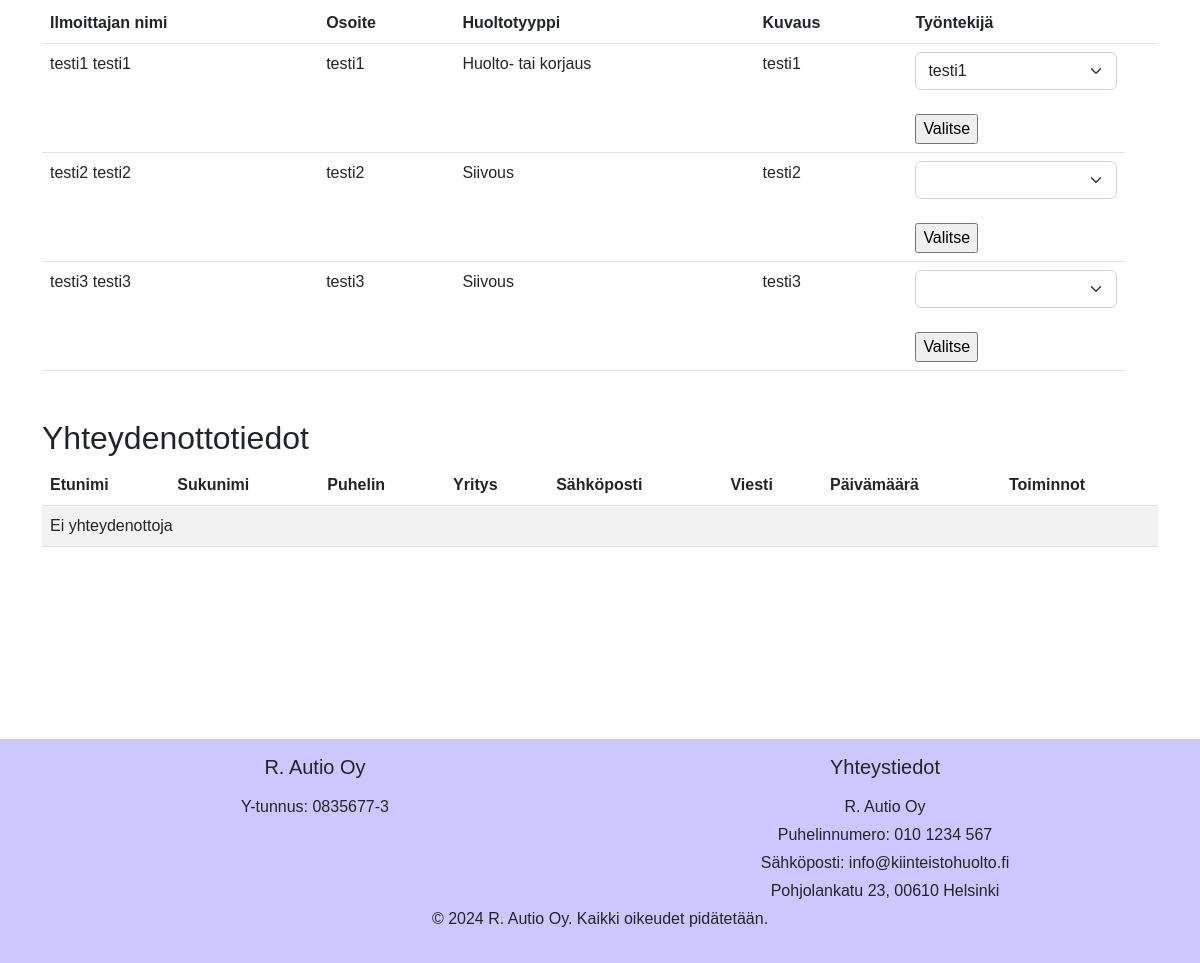
The page /isannoitsija.php (lower part) on the database as committed earlier.
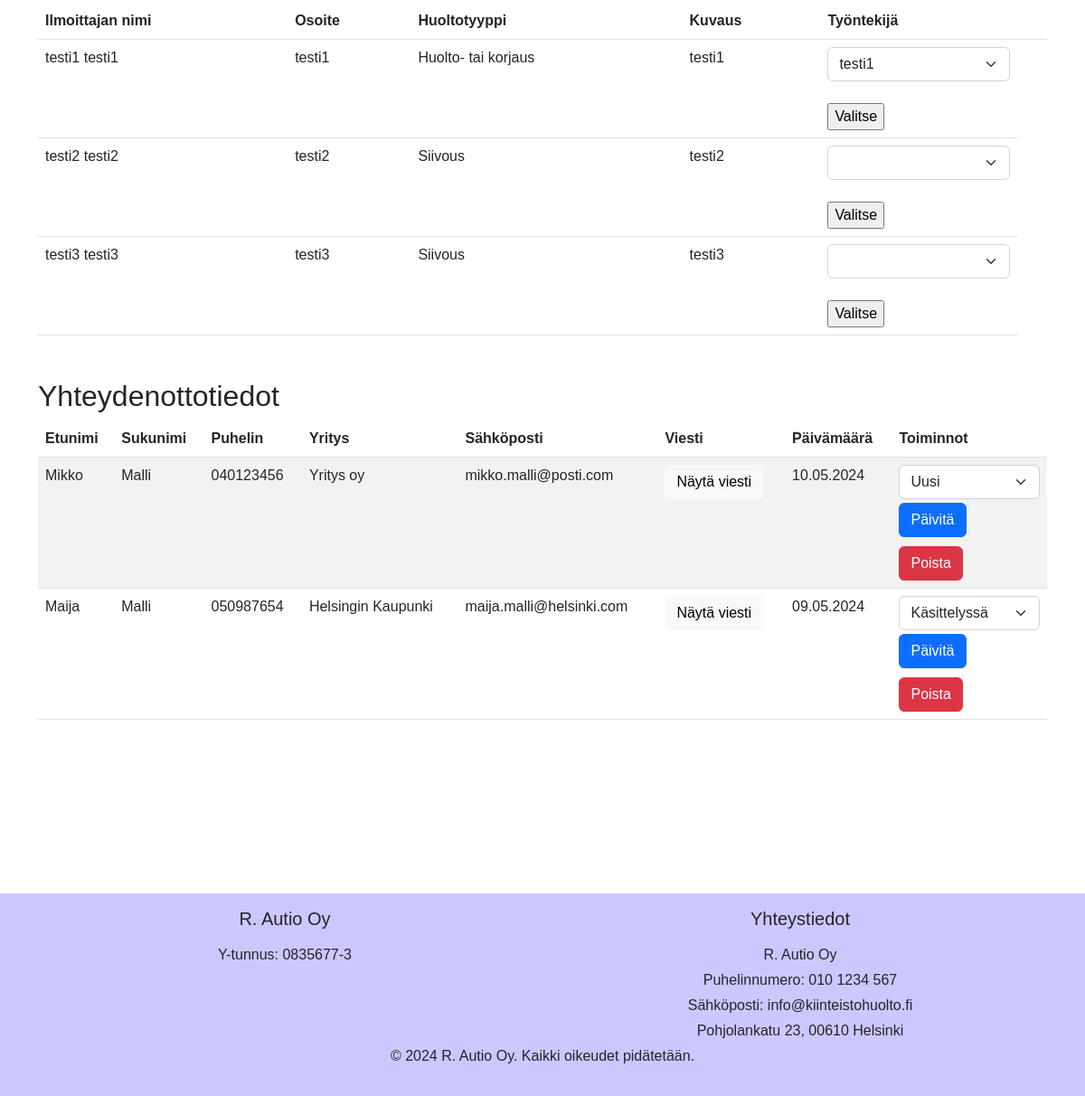
The same page on the database as committed later.
### tables this page shows
CREATE TABLE `tehtavataulu` (
  `id` int(11) NOT NULL,
  `osoite` varchar(200) NOT NULL,
  `huoltopyynnontyyppi` int(11) NOT NULL,
  `kuvaus` varchar(1000) NOT NULL,
  `ilmoittajanid` int(11) NOT NULL,
  `etunimi` varchar(11) NOT NULL,
  `sukunimi` varchar(11) NOT NULL,
  `puhelin` varchar(11) NOT NULL,
  `tyontekija_id` int(11) NOT NULL
);

CREATE TABLE `otayhteyttataulu` (
  `id` int(11) NOT NULL,
  `etunimi` varchar(50) NOT NULL,
  `sukunimi` varchar(50) NOT NULL,
  `puhelin` varchar(20) NOT NULL,
  `yritys` varchar(100) NOT NULL,
  `sposti` varchar(100) NOT NULL,
  `viesti` text NOT NULL,
  `luontipvm` datetime DEFAULT current_timestamp(),
  `status` enum('Uusi','Käsittelyssä','Hoidettu') DEFAULT 'Uusi'
);

### isannoitsija.php (the view, shortened to what this page needs)
<?php
require_once 'Utils/connect.php';
$sql = "SELECT * FROM tehtavataulu";
$stmt = $yhteys->query($sql);
$sql_tyontekijat = "SELECT id, etunimi FROM tyontekijataulu";
$stmt_tyontekijat = $yhteys->query($sql_tyontekijat);
?>
<?php require_once 'header.php'; ?>
<!DOCTYPE html>
<html lang="fi">
<head>
    <link href="https://cdn.jsdelivr.net/npm/bootstrap@5.3.3/dist/css/bootstrap.min.css" rel="stylesheet">
    <link href="style.css" rel="stylesheet">
</head>
<body>
  <div class="container mt-5">
    <table class="table">
      <thead>
        <tr>
          <th>Ilmoittajan nimi</th>
          <th>Osoite</th>
          <th>Huoltotyyppi</th>
          <th>Kuvaus</th>
          <th>Työntekijä</th>
          <th></th>
        </tr>
      </thead>
      <tbody>
        <?php
        if ($stmt->rowCount() > 0) {
            while ($row = $stmt->fetch(PDO::FETCH_ASSOC)) {
                echo "<tr>";
                echo "<td>" . $row["etunimi"] . " " . $row["sukunimi"] ."</td>";
                echo "<td>" . $row["osoite"] . "</td>";
                $huoltotyyppi = "";
                switch ($row["huoltopyynnontyyppi"]) {
                    case 1:
                        $huoltotyyppi = "Huolto- tai korjaus";
                        break;
                    case 2:
                        $huoltotyyppi = "Siivous";
                        break;
                }
                echo "<td>" . $huoltotyyppi . "</td>";
                echo "<td>" . $row["kuvaus"] . "</td>";
                echo "<td>";
                echo "<form method='post' action='Utils/valitse_tyontekija.php'>";
                echo "<select class='form-select' id='valintamenu' name='valintamenu'>";
                if ($stmt_tyontekijat->rowCount() > 0) {
                    while ($row_tyontekija = $stmt_tyontekijat->fetch(PDO::FETCH_ASSOC)) {
                        echo "<option value='" . $row_tyontekija['id'] . "'>" . $row_tyontekija['etunimi'] . " " . $row_tyontekija['sukunimi'] . "</option>";
                    }
                }
                echo "</select>";
                echo "<br>";
                echo "<input type='submit' value='Valitse'>";
                echo "</form>";
                echo "</td>";
            }
        } else {
            echo "<tr><td colspan='7'>Ei tehtäviä</td></tr>";
        }
        ?>
      </tbody>
    </table>
  </div>
  <?php
    try {
        $stmt = $yhteys->prepare("SELECT *, DATE_FORMAT(luontipvm, '%d.%m.%Y') as formatted_date FROM otayhteyttataulu ORDER BY luontipvm DESC");
        $stmt->execute();
    } catch (PDOException $e) {
        die("SQL-kyselyn suoritus epäonnistui: " . $e->getMessage());
    }
    ?>
<div class="container mt-5">
    <h2>Yhteydenottotiedot</h2>
    <table class="table table-striped">
    <thead>
    <tr>
        <th class="d-none d-xl-table-cell">Etunimi</th>
        <th>Sukunimi</th>
        <th class="d-none d-md-table-cell">Puhelin</th>
        <th class="d-none d-lg-table-cell">Yritys</th>
        <th>Sähköposti</th>
        <th>Viesti</th>
        <th>Päivämäärä</th>
        <th>Toiminnot</th>
    </tr>
</thead>
<tbody>
    <?php
    if ($stmt->rowCount() > 0) {
        while ($row = $stmt->fetch(PDO::FETCH_ASSOC)) {
            echo "<tr>";
            echo "<td class='d-none d-xl-table-cell'>" . htmlspecialchars($row["etunimi"]) . "</td>";
            echo "<td>" . htmlspecialchars($row["sukunimi"]) . "</td>";
            echo "<td class='d-none d-md-table-cell'>" . htmlspecialchars($row["puhelin"]) . "</td>";
            echo "<td class='d-none d-lg-table-cell'>" . htmlspecialchars($row["yritys"]) . "</td>";
            echo "<td>" . htmlspecialchars($row["sposti"]) . "</td>";
            echo "<td>";
            echo "<button class='btn btn-light btn-md' data-bs-toggle='modal' data-bs-target='#viewMessageModal" . $row['id'] . "' data-bs-backdrop='false'>Näytä viesti</button>";
            echo "</td>";
            echo "<td>" . $row["formatted_date"] . "</td>";
            echo "<td>";
            echo "<form method='post' action='paivita_status.php'>";
            echo "<select class='form-select' name='status'>";
            echo "<option value='Uusi'" . ($row['status'] == 'Uusi' ? ' selected' : '') . ">Uusi</option>";
            echo "<option value='Käsittelyssä'" . ($row['status'] == 'Käsittelyssä' ? ' selected' : '') . ">Käsittelyssä</option>";
            echo "</select>";
            echo "<button type='submit' class='btn btn-primary mt-1'>Päivitä</button>";
            echo "</form>";
            echo "<form method='post' action='poista_yhteydenotto.php' style='margin-top: 10px;'>";
            echo "<button type='submit' class='btn btn-danger'>Poista</button>";
            echo "</form>";
            echo "</td>";
            echo "</tr>";
        }
    } else {
        echo "<tr><td colspan='8'>Ei yhteydenottoja</td></tr>";
    }
    ?>
</tbody>
</table>
</div>
</body>
</html>
<?php require_once 'footer.php'; ?>

### header.php (shortened to what this page needs)
<!DOCTYPE html>
<html lang="fi">
<head>
    <link href="https://cdn.jsdelivr.net/npm/bootstrap@5.3.3/dist/css/bootstrap.min.css" rel="stylesheet">
    <link href="headerstyle.css" rel="stylesheet">
</head>
<body>
</body>
</html>

### footer.php (shortened to what this page needs)
<!DOCTYPE html>
<html lang="fi">
<head>
    <link href="https://cdn.jsdelivr.net/npm/bootstrap@5.2.3/dist/css/bootstrap.min.css" rel="stylesheet">
    <link href="footerstyle.css" rel="stylesheet">
</head>
<body>
    <footer class="footer text-center p-3 fixed-bottom">
        <div class="container">
            <div class="row">
                <div class="col-md-6">
                    <h5 class="mb-3">R. Autio Oy</h5>
                    <p class="my-1">Y-tunnus: 0835677-3</p>
                </div>
                <div class="col-md-6">
                    <h5 class="mb-3">Yhteystiedot</h5>
                    <p class="my-1">R. Autio Oy</p>
                    <p class="my-1">Puhelinnumero: 010 1234 567</p>
                    <p class="my-1">Sähköposti: info@kiinteistohuolto.fi</p>
                    <p class="my-1">Pohjolankatu 23, 00610 Helsinki</p>
                </div>
            </div>
        </div>
        <div class="container text-center">
            <p>&copy; <?php echo date("Y"); ?> R. Autio Oy. Kaikki oikeudet pidätetään.</p>
        </div>
    </footer>
</body>
</html>

### headerstyle.css (style rules this page uses)
body { padding-top: 100px; }

### style.css (style rules this page uses)
body { padding-top: 100px; padding-bottom: 400px; font-family: Arial, Helvetica, sans-serif !important; }
p { font-size: 16px !important; }

### footerstyle.css (style rules this page uses)
body { overflow-x: hidden; position: relative; }
.footer { background-color: #cdc7ff; position: absolute; bottom: 0; width: 100%; }
p { font-size: small; }

Rows that differ between the two databases and show on the page:
added otayhteyttataulu: etunimi "Mikko", sukunimi "Malli", puhelin "040123456", yritys "Yritys oy", sposti "mikko.malli@posti.com", formatted_date "10.05.2024", status "Uusi"
added otayhteyttataulu: etunimi "Maija", sukunimi "Malli", puhelin "050987654", yritys "Helsingin Kaupunki", sposti "maija.malli@helsinki.com", formatted_date "09.05.2024", status "Käsittelyssä"
Other text that changed with them:
text no longer shown: "Ei yhteydenottoja"
